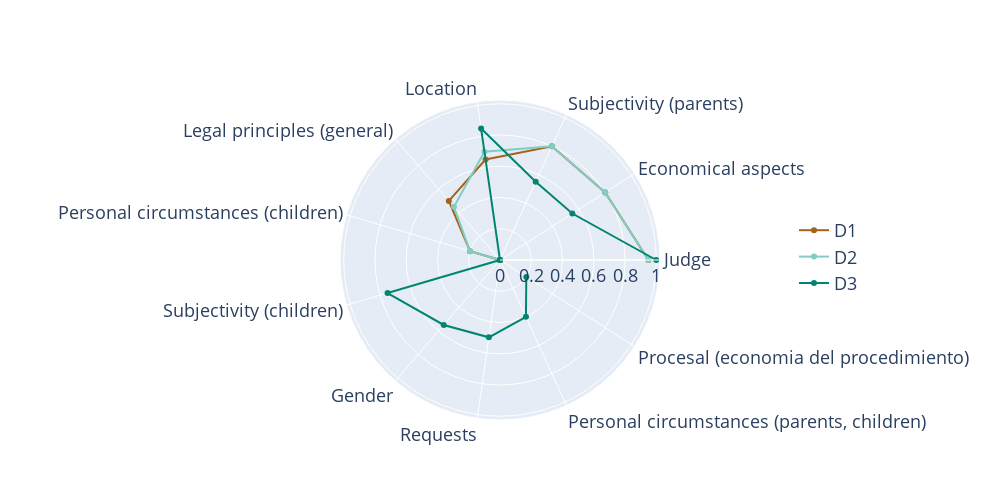

Notebook cell for this chart:
### Code cell
import plotly.graph_objects as go

categories = df_radar_chart["feature group"]

fig = go.Figure()

fig.add_trace(go.Scatterpolar(
      r=df_radar_chart["frequency_dist_1"],
      theta=categories,
      #fill='toself',
      #fillcolor="#a6611a",
      line=dict(color="#a6611a"),
      name='D1',
      opacity=1
))
fig.add_trace(go.Scatterpolar(
      r=df_radar_chart["frequency_dist_2"],
      theta=categories,
      #fill='toself',
      #fillcolor="#80cdc1",
      line=dict(color="#80cdc1"),
      name='D2',
      opacity=1
))
fig.add_trace(go.Scatterpolar(
      r=df_radar_chart["frequency_dist_3"],
      theta=categories,
      #fill='toself',
      #fillcolor="#018571",
      line=dict(color="#018571"),
      name='D3',
      opacity=1
))

fig.update_layout(
  polar=dict(
    radialaxis=dict(
      visible=True
    )),
  font=dict(
      size=18,
  ),
  showlegend=True,
  legend=dict(
    yanchor="top",
    y=0.65,
    xanchor="left",
    x=0.85
  ),
  autosize=False,
  width=1000,
  height=500
)

fig.show()

### Figure 1 — Plotly figure (JSON) as saved in the notebook; plotly's stock layout.template omitted (floating-point values rounded to 4 significant figures)
{"data": [{"line": {"color": "#a6611a"}, "name": "D1", "opacity": 1, "r": [0.95, 0.8, 0.8, 0.65, 0.5, 0.2, 0, 0, 0, 0, 0], "theta": ["Judge", "Economical aspects", "Subjectivity (parents)", "Location", "Legal principles (general)", "Personal circumstances (children)", "Subjectivity (children)", "Gender", "Requests", "Personal circumstances (parents, children)", "Procesal (economia del procedimiento)"], "type": "scatterpolar"}, {"line": {"color": "#80cdc1"}, "name": "D2", "opacity": 1, "r": [0.95, 0.8, 0.8, 0.7, 0.45, 0.2, 0, 0, 0, 0, 0], "theta": ["Judge", "Economical aspects", "Subjectivity (parents)", "Location", "Legal principles (general)", "Personal circumstances (children)", "Subjectivity (children)", "Gender", "Requests", "Personal circumstances (parents, children)", "Procesal (economia del procedimiento)"], "type": "scatterpolar"}, {"line": {"color": "#018571"}, "name": "D3", "opacity": 1, "r": [1, 0.55, 0.55, 0.85, 0, 0, 0.75, 0.55, 0.5, 0.4, 0.2], "theta": ["Judge", "Economical aspects", "Subjectivity (parents)", "Location", "Legal principles (general)", "Personal circumstances (children)", "Subjectivity (children)", "Gender", "Requests", "Personal circumstances (parents, children)", "Procesal (economia del procedimiento)"], "type": "scatterpolar"}], "layout": {"autosize": false, "font": {"size": 18}, "height": 500, "legend": {"x": 0.85, "xanchor": "left", "y": 0.65, "yanchor": "top"}, "polar": {"radialaxis": {"visible": true}}, "showlegend": true, "width": 1000}}
